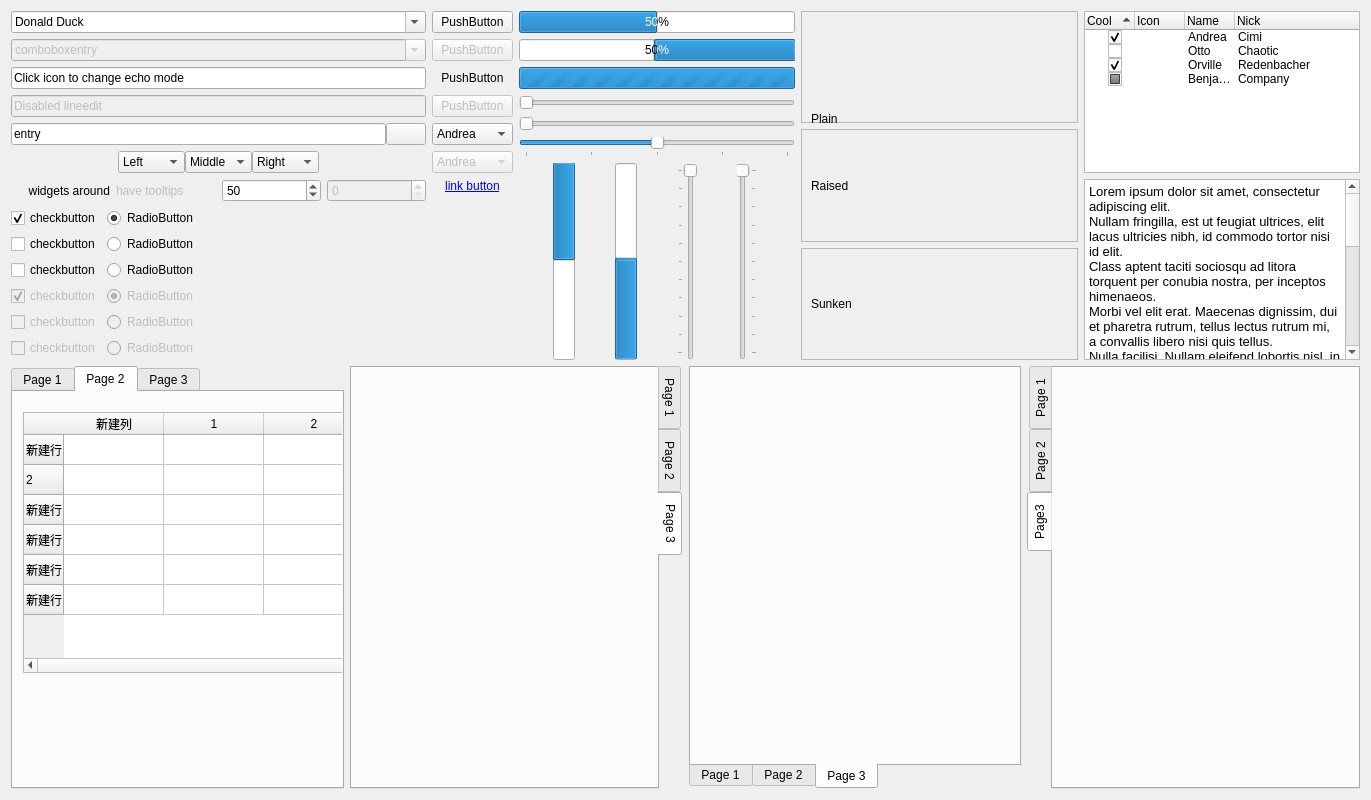
<?xml version="1.0" encoding="UTF-8"?>
<ui version="4.0">
 <class>WidgetFactory</class>
 <widget class="QWidget" name="WidgetFactory">
  <property name="geometry">
   <rect>
    <x>0</x>
    <y>0</y>
    <width>1371</width>
    <height>800</height>
   </rect>
  </property>
  <property name="windowTitle">
   <string>Form</string>
  </property>
  <layout class="QGridLayout" name="gridLayout_5">
   <item row="0" column="0">
    <widget class="QComboBox" name="combobox">
     <property name="toolTip">
      <string>QComboBox</string>
     </property>
     <property name="editable">
      <bool>true</bool>
     </property>
     <item>
      <property name="text">
       <string>Donald Duck</string>
      </property>
     </item>
     <item>
      <property name="text">
       <string>Mickey Mouse</string>
      </property>
     </item>
     <item>
      <property name="text">
       <string>Jet McQuack</string>
      </property>
     </item>
    </widget>
   </item>
   <item row="0" column="3" rowspan="8">
    <layout class="QGridLayout" name="gridLayout">
     <property name="sizeConstraint">
      <enum>QLayout::SetDefaultConstraint</enum>
     </property>
     <item row="0" column="0">
      <widget class="QFrame" name="frame">
       <property name="minimumSize">
        <size>
         <width>0</width>
         <height>112</height>
        </size>
       </property>
       <property name="frameShape">
        <enum>QFrame::StyledPanel</enum>
       </property>
       <property name="frameShadow">
        <enum>QFrame::Plain</enum>
       </property>
       <layout class="QGridLayout" name="gridLayout_2">
        <item row="0" column="0">
         <widget class="QDockWidget" name="dockWidget">
          <property name="features">
           <set>QDockWidget::NoDockWidgetFeatures</set>
          </property>
          <widget class="QWidget" name="dockWidgetContents"/>
         </widget>
        </item>
        <item row="2" column="0">
         <widget class="QLabel" name="label_4">
          <property name="minimumSize">
           <size>
            <width>163</width>
            <height>96</height>
           </size>
          </property>
          <property name="text">
           <string>Plain</string>
          </property>
         </widget>
        </item>
        <item row="1" column="0">
         <widget class="QDockWidget" name="dockWidget_2">
          <property name="features">
           <set>QDockWidget::DockWidgetMovable</set>
          </property>
          <widget class="QWidget" name="dockWidgetContents_2"/>
         </widget>
        </item>
       </layout>
      </widget>
     </item>
     <item row="1" column="0">
      <widget class="QFrame" name="frame_2">
       <property name="minimumSize">
        <size>
         <width>179</width>
         <height>113</height>
        </size>
       </property>
       <property name="frameShape">
        <enum>QFrame::StyledPanel</enum>
       </property>
       <property name="frameShadow">
        <enum>QFrame::Raised</enum>
       </property>
       <layout class="QGridLayout" name="gridLayout_3">
        <item row="0" column="0">
         <widget class="QLabel" name="label_5">
          <property name="text">
           <string>Raised</string>
          </property>
         </widget>
        </item>
       </layout>
      </widget>
     </item>
     <item row="2" column="0">
      <widget class="QFrame" name="frame_3">
       <property name="minimumSize">
        <size>
         <width>179</width>
         <height>112</height>
        </size>
       </property>
       <property name="frameShape">
        <enum>QFrame::StyledPanel</enum>
       </property>
       <property name="frameShadow">
        <enum>QFrame::Raised</enum>
       </property>
       <layout class="QGridLayout" name="gridLayout_4">
        <item row="0" column="0">
         <widget class="QLabel" name="label_6">
          <property name="text">
           <string>Sunken</string>
          </property>
         </widget>
        </item>
       </layout>
      </widget>
     </item>
    </layout>
   </item>
   <item row="1" column="0">
    <widget class="QComboBox" name="disabled_combobox">
     <property name="enabled">
      <bool>false</bool>
     </property>
     <property name="toolTip">
      <string>QComboBox</string>
     </property>
     <property name="editable">
      <bool>true</bool>
     </property>
     <item>
      <property name="text">
       <string>comboboxentry</string>
      </property>
     </item>
    </widget>
   </item>
   <item row="5" column="0">
    <layout class="QHBoxLayout" name="horizontalLayout_2">
     <property name="spacing">
      <number>0</number>
     </property>
     <item>
      <spacer name="horizontalSpacer">
       <property name="orientation">
        <enum>Qt::Horizontal</enum>
       </property>
       <property name="sizeHint" stdset="0">
        <size>
         <width>40</width>
         <height>20</height>
        </size>
       </property>
      </spacer>
     </item>
     <item>
      <widget class="QComboBox" name="combobox1">
       <property name="toolTip">
        <string>QComboBox</string>
       </property>
       <item>
        <property name="text">
         <string>Left</string>
        </property>
       </item>
       <item>
        <property name="text">
         <string>Middle</string>
        </property>
       </item>
       <item>
        <property name="text">
         <string>Right</string>
        </property>
       </item>
      </widget>
     </item>
     <item>
      <widget class="QComboBox" name="combobox2">
       <property name="toolTip">
        <string>QComboBox</string>
       </property>
       <property name="currentIndex">
        <number>1</number>
       </property>
       <item>
        <property name="text">
         <string>Left</string>
        </property>
       </item>
       <item>
        <property name="text">
         <string>Middle</string>
        </property>
       </item>
       <item>
        <property name="text">
         <string>Right</string>
        </property>
       </item>
      </widget>
     </item>
     <item>
      <widget class="QComboBox" name="combobox3">
       <property name="toolTip">
        <string>QComboBox</string>
       </property>
       <property name="currentIndex">
        <number>2</number>
       </property>
       <item>
        <property name="text">
         <string>Left</string>
        </property>
       </item>
       <item>
        <property name="text">
         <string>Middle</string>
        </property>
       </item>
       <item>
        <property name="text">
         <string>Right</string>
        </property>
       </item>
      </widget>
     </item>
     <item>
      <spacer name="horizontalSpacer_3">
       <property name="orientation">
        <enum>Qt::Horizontal</enum>
       </property>
       <property name="sizeHint" stdset="0">
        <size>
         <width>40</width>
         <height>20</height>
        </size>
       </property>
      </spacer>
     </item>
    </layout>
   </item>
   <item row="0" column="1" rowspan="8">
    <layout class="QVBoxLayout" name="verticalLayout_2">
     <item>
      <widget class="QPushButton" name="pushbutton">
       <property name="text">
        <string>PushButton</string>
       </property>
      </widget>
     </item>
     <item>
      <widget class="QPushButton" name="pushbutton2">
       <property name="enabled">
        <bool>false</bool>
       </property>
       <property name="text">
        <string>PushButton</string>
       </property>
      </widget>
     </item>
     <item>
      <widget class="QPushButton" name="pushbutton3">
       <property name="enabled">
        <bool>true</bool>
       </property>
       <property name="text">
        <string>PushButton</string>
       </property>
       <property name="autoExclusive">
        <bool>false</bool>
       </property>
       <property name="flat">
        <bool>true</bool>
       </property>
      </widget>
     </item>
     <item>
      <widget class="QPushButton" name="pushbutton4">
       <property name="enabled">
        <bool>false</bool>
       </property>
       <property name="text">
        <string>PushButton</string>
       </property>
      </widget>
     </item>
     <item>
      <widget class="QComboBox" name="combobox4">
       <item>
        <property name="text">
         <string>Andrea</string>
        </property>
       </item>
       <item>
        <property name="text">
         <string>Otto</string>
        </property>
       </item>
       <item>
        <property name="text">
         <string>Orville</string>
        </property>
       </item>
       <item>
        <property name="text">
         <string>Benjamin</string>
        </property>
       </item>
      </widget>
     </item>
     <item>
      <widget class="QComboBox" name="combobox5">
       <property name="enabled">
        <bool>false</bool>
       </property>
       <item>
        <property name="text">
         <string>Andrea</string>
        </property>
       </item>
       <item>
        <property name="text">
         <string>Otto</string>
        </property>
       </item>
       <item>
        <property name="text">
         <string>Orville</string>
        </property>
       </item>
       <item>
        <property name="text">
         <string>Benjamin</string>
        </property>
       </item>
      </widget>
     </item>
     <item>
      <widget class="QLabel" name="label_3">
       <property name="text">
        <string>&lt;a href=&quot;https://github.com/FedoraQt/adwaita-qt&quot;&gt;link button&lt;/a&gt;</string>
       </property>
       <property name="alignment">
        <set>Qt::AlignCenter</set>
       </property>
      </widget>
     </item>
     <item>
      <spacer name="verticalSpacer_2">
       <property name="orientation">
        <enum>Qt::Vertical</enum>
       </property>
       <property name="sizeHint" stdset="0">
        <size>
         <width>20</width>
         <height>40</height>
        </size>
       </property>
      </spacer>
     </item>
    </layout>
   </item>
   <item row="6" column="0">
    <layout class="QHBoxLayout" name="horizontalLayout_3">
     <item>
      <widget class="QLabel" name="label">
       <property name="toolTip">
        <string>QLabel</string>
       </property>
       <property name="text">
        <string>widgets around</string>
       </property>
       <property name="alignment">
        <set>Qt::AlignRight|Qt::AlignTrailing|Qt::AlignVCenter</set>
       </property>
      </widget>
     </item>
     <item>
      <widget class="QLabel" name="label_2">
       <property name="enabled">
        <bool>false</bool>
       </property>
       <property name="toolTip">
        <string>QLabel</string>
       </property>
       <property name="text">
        <string>have tooltips</string>
       </property>
      </widget>
     </item>
     <item>
      <widget class="QSpinBox" name="spinBox">
       <property name="toolTip">
        <string>QSpinBox</string>
       </property>
       <property name="value">
        <number>50</number>
       </property>
      </widget>
     </item>
     <item>
      <widget class="QSpinBox" name="spinBox_2">
       <property name="enabled">
        <bool>false</bool>
       </property>
       <property name="toolTip">
        <string>QSpinBox</string>
       </property>
      </widget>
     </item>
    </layout>
   </item>
   <item row="2" column="0">
    <widget class="QLineEdit" name="linedit">
     <property name="toolTip">
      <string>QLineEdit</string>
     </property>
     <property name="text">
      <string>Click icon to change echo mode</string>
     </property>
     <property name="clearButtonEnabled">
      <bool>false</bool>
     </property>
    </widget>
   </item>
   <item row="0" column="2" rowspan="8">
    <layout class="QVBoxLayout" name="verticalLayout_3">
     <item>
      <widget class="QProgressBar" name="progressbar_horizontal">
       <property name="value">
        <number>50</number>
       </property>
      </widget>
     </item>
     <item>
      <widget class="QProgressBar" name="progressbar_horizontal2">
       <property name="value">
        <number>50</number>
       </property>
       <property name="invertedAppearance">
        <bool>true</bool>
       </property>
       <property name="textDirection">
        <enum>QProgressBar::TopToBottom</enum>
       </property>
      </widget>
     </item>
     <item>
      <widget class="QProgressBar" name="progressbar_horizontal3">
       <property name="minimum">
        <number>0</number>
       </property>
       <property name="maximum">
        <number>0</number>
       </property>
       <property name="value">
        <number>50</number>
       </property>
       <property name="textVisible">
        <bool>true</bool>
       </property>
       <property name="invertedAppearance">
        <bool>false</bool>
       </property>
      </widget>
     </item>
     <item>
      <widget class="QSlider" name="horizontalslider">
       <property name="maximum">
        <number>100</number>
       </property>
       <property name="orientation">
        <enum>Qt::Horizontal</enum>
       </property>
      </widget>
     </item>
     <item>
      <widget class="QSlider" name="horizontalslider2">
       <property name="enabled">
        <bool>false</bool>
       </property>
       <property name="maximum">
        <number>100</number>
       </property>
       <property name="orientation">
        <enum>Qt::Horizontal</enum>
       </property>
       <property name="invertedAppearance">
        <bool>false</bool>
       </property>
      </widget>
     </item>
     <item>
      <widget class="QSlider" name="horizontalslider3">
       <property name="maximum">
        <number>100</number>
       </property>
       <property name="singleStep">
        <number>25</number>
       </property>
       <property name="pageStep">
        <number>25</number>
       </property>
       <property name="value">
        <number>50</number>
       </property>
       <property name="orientation">
        <enum>Qt::Horizontal</enum>
       </property>
       <property name="tickPosition">
        <enum>QSlider::TicksBelow</enum>
       </property>
       <property name="tickInterval">
        <number>25</number>
       </property>
      </widget>
     </item>
     <item>
      <layout class="QHBoxLayout" name="horizontalLayout_11">
       <item>
        <widget class="QProgressBar" name="progressbar_vertical">
         <property name="value">
          <number>50</number>
         </property>
         <property name="orientation">
          <enum>Qt::Vertical</enum>
         </property>
         <property name="invertedAppearance">
          <bool>true</bool>
         </property>
        </widget>
       </item>
       <item>
        <widget class="QProgressBar" name="progressbar_vertical2">
         <property name="value">
          <number>50</number>
         </property>
         <property name="orientation">
          <enum>Qt::Vertical</enum>
         </property>
         <property name="invertedAppearance">
          <bool>false</bool>
         </property>
        </widget>
       </item>
       <item>
        <widget class="QSlider" name="verticalslider">
         <property name="maximum">
          <number>100</number>
         </property>
         <property name="orientation">
          <enum>Qt::Vertical</enum>
         </property>
         <property name="invertedAppearance">
          <bool>true</bool>
         </property>
         <property name="tickPosition">
          <enum>QSlider::TicksAbove</enum>
         </property>
        </widget>
       </item>
       <item>
        <widget class="QSlider" name="verticalslider2">
         <property name="enabled">
          <bool>false</bool>
         </property>
         <property name="maximum">
          <number>100</number>
         </property>
         <property name="orientation">
          <enum>Qt::Vertical</enum>
         </property>
         <property name="invertedAppearance">
          <bool>true</bool>
         </property>
         <property name="tickPosition">
          <enum>QSlider::TicksBelow</enum>
         </property>
        </widget>
       </item>
      </layout>
     </item>
    </layout>
   </item>
   <item row="4" column="0">
    <layout class="QHBoxLayout" name="horizontalLayout" stretch="0,0">
     <property name="spacing">
      <number>0</number>
     </property>
     <property name="sizeConstraint">
      <enum>QLayout::SetDefaultConstraint</enum>
     </property>
     <item>
      <widget class="QLineEdit" name="lineedit2">
       <property name="toolTip">
        <string>QLineEdit</string>
       </property>
       <property name="text">
        <string>entry</string>
       </property>
      </widget>
     </item>
     <item>
      <widget class="QPushButton" name="button">
       <property name="text">
        <string/>
       </property>
       <property name="icon">
        <iconset theme="dialog-cancel">
         <normaloff>.</normaloff>.</iconset>
       </property>
      </widget>
     </item>
    </layout>
   </item>
   <item row="0" column="4" rowspan="6">
    <widget class="QTreeWidget" name="treeview">
     <property name="alternatingRowColors">
      <bool>false</bool>
     </property>
     <property name="uniformRowHeights">
      <bool>false</bool>
     </property>
     <property name="sortingEnabled">
      <bool>true</bool>
     </property>
     <property name="animated">
      <bool>true</bool>
     </property>
     <property name="headerHidden">
      <bool>false</bool>
     </property>
     <property name="columnCount">
      <number>4</number>
     </property>
     <attribute name="headerCascadingSectionResizes">
      <bool>false</bool>
     </attribute>
     <attribute name="headerDefaultSectionSize">
      <number>50</number>
     </attribute>
     <attribute name="headerHighlightSections">
      <bool>false</bool>
     </attribute>
     <attribute name="headerShowSortIndicator" stdset="0">
      <bool>true</bool>
     </attribute>
     <column>
      <property name="text">
       <string>Cool</string>
      </property>
     </column>
     <column>
      <property name="text">
       <string>Icon</string>
      </property>
     </column>
     <column>
      <property name="text">
       <string>Name</string>
      </property>
     </column>
     <column>
      <property name="text">
       <string>Nick</string>
      </property>
     </column>
     <item>
      <property name="text">
       <string/>
      </property>
      <property name="checkState">
       <enum>Checked</enum>
      </property>
      <property name="text">
       <string/>
      </property>
      <property name="icon">
       <iconset theme="emblem-default-symbolic">
        <normaloff>.</normaloff>.</iconset>
      </property>
      <property name="text">
       <string>Andrea</string>
      </property>
      <property name="text">
       <string>Cimi</string>
      </property>
     </item>
     <item>
      <property name="text">
       <string/>
      </property>
      <property name="checkState">
       <enum>Unchecked</enum>
      </property>
      <property name="text">
       <string/>
      </property>
      <property name="icon">
       <iconset theme="emblem-important-symbolic">
        <normaloff>.</normaloff>.</iconset>
      </property>
      <property name="text">
       <string>Otto</string>
      </property>
      <property name="text">
       <string>Chaotic</string>
      </property>
      <property name="flags">
       <set>ItemIsSelectable|ItemIsDragEnabled|ItemIsDropEnabled|ItemIsUserCheckable|ItemIsEnabled|ItemIsUserTristate</set>
      </property>
     </item>
     <item>
      <property name="text">
       <string/>
      </property>
      <property name="checkState">
       <enum>Checked</enum>
      </property>
      <property name="text">
       <string/>
      </property>
      <property name="icon">
       <iconset theme="weather-clear-night-symbolic">
        <normaloff>.</normaloff>.</iconset>
      </property>
      <property name="text">
       <string>Orville</string>
      </property>
      <property name="text">
       <string>Redenbacher</string>
      </property>
     </item>
     <item>
      <property name="text">
       <string/>
      </property>
      <property name="checkState">
       <enum>PartiallyChecked</enum>
      </property>
      <property name="text">
       <string/>
      </property>
      <property name="icon">
       <iconset theme="user-home-symbolic">
        <normaloff>.</normaloff>.</iconset>
      </property>
      <property name="text">
       <string>Benjamin</string>
      </property>
      <property name="text">
       <string>Company</string>
      </property>
     </item>
    </widget>
   </item>
   <item row="7" column="0">
    <layout class="QHBoxLayout" name="horizontalLayout_10">
     <item>
      <layout class="QVBoxLayout" name="verticalLayout">
       <item>
        <layout class="QHBoxLayout" name="horizontalLayout_4">
         <item>
          <widget class="QCheckBox" name="checkbox">
           <property name="toolTip">
            <string>QCheckBox</string>
           </property>
           <property name="text">
            <string>checkbutton</string>
           </property>
           <property name="checked">
            <bool>true</bool>
           </property>
          </widget>
         </item>
         <item>
          <widget class="QRadioButton" name="radiobutton">
           <property name="toolTip">
            <string>QRadioButton</string>
           </property>
           <property name="text">
            <string>RadioButton</string>
           </property>
           <property name="checked">
            <bool>true</bool>
           </property>
           <property name="autoExclusive">
            <bool>false</bool>
           </property>
          </widget>
         </item>
        </layout>
       </item>
       <item>
        <layout class="QHBoxLayout" name="horizontalLayout_5">
         <item>
          <widget class="QCheckBox" name="checkbox2">
           <property name="toolTip">
            <string>QCheckBox</string>
           </property>
           <property name="text">
            <string>checkbutton</string>
           </property>
          </widget>
         </item>
         <item>
          <widget class="QRadioButton" name="radiobutton2">
           <property name="toolTip">
            <string>QRadioButton</string>
           </property>
           <property name="text">
            <string>RadioButton</string>
           </property>
          </widget>
         </item>
        </layout>
       </item>
       <item>
        <layout class="QHBoxLayout" name="horizontalLayout_6">
         <item>
          <widget class="QCheckBox" name="checkbox3">
           <property name="toolTip">
            <string>QCheckBox</string>
           </property>
           <property name="text">
            <string>checkbutton</string>
           </property>
           <property name="checkable">
            <bool>true</bool>
           </property>
           <property name="tristate">
            <bool>false</bool>
           </property>
          </widget>
         </item>
         <item>
          <widget class="QRadioButton" name="radiobutton3">
           <property name="toolTip">
            <string>QRadioButton</string>
           </property>
           <property name="text">
            <string>RadioButton</string>
           </property>
          </widget>
         </item>
        </layout>
       </item>
       <item>
        <layout class="QHBoxLayout" name="horizontalLayout_7">
         <item>
          <widget class="QCheckBox" name="checkbox4">
           <property name="enabled">
            <bool>false</bool>
           </property>
           <property name="toolTip">
            <string>QCheckBox</string>
           </property>
           <property name="text">
            <string>checkbutton</string>
           </property>
           <property name="checked">
            <bool>true</bool>
           </property>
          </widget>
         </item>
         <item>
          <widget class="QRadioButton" name="radiobutton4">
           <property name="enabled">
            <bool>false</bool>
           </property>
           <property name="toolTip">
            <string>QRadioButton</string>
           </property>
           <property name="text">
            <string>RadioButton</string>
           </property>
           <property name="checked">
            <bool>true</bool>
           </property>
           <property name="autoExclusive">
            <bool>false</bool>
           </property>
          </widget>
         </item>
        </layout>
       </item>
       <item>
        <layout class="QHBoxLayout" name="horizontalLayout_8">
         <item>
          <widget class="QCheckBox" name="checkbox5">
           <property name="enabled">
            <bool>false</bool>
           </property>
           <property name="toolTip">
            <string>QCheckBox</string>
           </property>
           <property name="text">
            <string>checkbutton</string>
           </property>
          </widget>
         </item>
         <item>
          <widget class="QRadioButton" name="radiobutton5">
           <property name="enabled">
            <bool>false</bool>
           </property>
           <property name="toolTip">
            <string>QRadioButton</string>
           </property>
           <property name="text">
            <string>RadioButton</string>
           </property>
           <property name="autoExclusive">
            <bool>false</bool>
           </property>
          </widget>
         </item>
        </layout>
       </item>
       <item>
        <layout class="QHBoxLayout" name="horizontalLayout_9">
         <item>
          <widget class="QCheckBox" name="checkbox6">
           <property name="enabled">
            <bool>false</bool>
           </property>
           <property name="toolTip">
            <string>QCheckBox</string>
           </property>
           <property name="text">
            <string>checkbutton</string>
           </property>
          </widget>
         </item>
         <item>
          <widget class="QRadioButton" name="radiobutton6">
           <property name="enabled">
            <bool>false</bool>
           </property>
           <property name="toolTip">
            <string>QRadioButton</string>
           </property>
           <property name="text">
            <string>RadioButton</string>
           </property>
           <property name="autoExclusive">
            <bool>false</bool>
           </property>
          </widget>
         </item>
        </layout>
       </item>
      </layout>
     </item>
     <item>
      <spacer name="horizontalSpacer_2">
       <property name="orientation">
        <enum>Qt::Horizontal</enum>
       </property>
       <property name="sizeHint" stdset="0">
        <size>
         <width>228</width>
         <height>20</height>
        </size>
       </property>
      </spacer>
     </item>
    </layout>
   </item>
   <item row="6" column="4" rowspan="2">
    <widget class="QTextEdit" name="textEdit">
     <property name="html">
      <string>&lt;!DOCTYPE HTML PUBLIC &quot;-//W3C//DTD HTML 4.0//EN&quot; &quot;http://www.w3.org/TR/REC-html40/strict.dtd&quot;&gt;
&lt;html&gt;&lt;head&gt;&lt;meta name=&quot;qrichtext&quot; content=&quot;1&quot; /&gt;&lt;meta charset=&quot;utf-8&quot; /&gt;&lt;style type=&quot;text/css&quot;&gt;
p, li { white-space: pre-wrap; }
hr { height: 1px; border-width: 0; }
li.unchecked::marker { content: &quot;\2610&quot;; }
li.checked::marker { content: &quot;\2612&quot;; }
&lt;/style&gt;&lt;/head&gt;&lt;body style=&quot; font-family:'Microsoft YaHei UI'; font-size:9pt; font-weight:400; font-style:normal;&quot;&gt;
&lt;p style=&quot; margin-top:0px; margin-bottom:0px; margin-left:0px; margin-right:0px; -qt-block-indent:0; text-indent:0px;&quot;&gt;&lt;span style=&quot; font-family:'Sans Serif'; font-size:10pt;&quot;&gt;Lorem ipsum dolor sit amet, consectetur adipiscing elit.&lt;/span&gt;&lt;/p&gt;
&lt;p style=&quot; margin-top:0px; margin-bottom:0px; margin-left:0px; margin-right:0px; -qt-block-indent:0; text-indent:0px;&quot;&gt;&lt;span style=&quot; font-family:'Sans Serif'; font-size:10pt;&quot;&gt;Nullam fringilla, est ut feugiat ultrices, elit lacus ultricies nibh, id commodo tortor nisi id elit.&lt;/span&gt;&lt;/p&gt;
&lt;p style=&quot; margin-top:0px; margin-bottom:0px; margin-left:0px; margin-right:0px; -qt-block-indent:0; text-indent:0px;&quot;&gt;&lt;span style=&quot; font-family:'Sans Serif'; font-size:10pt;&quot;&gt;Class aptent taciti sociosqu ad litora torquent per conubia nostra, per inceptos himenaeos.&lt;/span&gt;&lt;/p&gt;
&lt;p style=&quot; margin-top:0px; margin-bottom:0px; margin-left:0px; margin-right:0px; -qt-block-indent:0; text-indent:0px;&quot;&gt;&lt;span style=&quot; font-family:'Sans Serif'; font-size:10pt;&quot;&gt;Morbi vel elit erat. Maecenas dignissim, dui et pharetra rutrum, tellus lectus rutrum mi, a convallis libero nisi quis tellus.&lt;/span&gt;&lt;/p&gt;
&lt;p style=&quot; margin-top:0px; margin-bottom:0px; margin-left:0px; margin-right:0px; -qt-block-indent:0; text-indent:0px;&quot;&gt;&lt;span style=&quot; font-family:'Sans Serif'; font-size:10pt;&quot;&gt;Nulla facilisi. Nullam eleifend lobortis nisl, in porttitor tellus malesuada vitae.&lt;/span&gt;&lt;/p&gt;
&lt;p style=&quot; margin-top:0px; margin-bottom:0px; margin-left:0px; margin-right:0px; -qt-block-indent:0; text-indent:0px;&quot;&gt;&lt;span style=&quot; font-family:'Sans Serif'; font-size:10pt;&quot;&gt;Aenean lacus tellus, pellentesque quis molestie quis, fringilla in arcu.&lt;/span&gt;&lt;/p&gt;
&lt;p style=&quot; margin-top:0px; margin-bottom:0px; margin-left:0px; margin-right:0px; -qt-block-indent:0; text-indent:0px;&quot;&gt;&lt;span style=&quot; font-family:'Sans Serif'; font-size:10pt;&quot;&gt;Duis elementum, tellus sed tristique semper, metus metus accumsan augue, et porttitor augue orci a libero.&lt;/span&gt;&lt;/p&gt;
&lt;p style=&quot; margin-top:0px; margin-bottom:0px; margin-left:0px; margin-right:0px; -qt-block-indent:0; text-indent:0px;&quot;&gt;&lt;span style=&quot; font-family:'Sans Serif'; font-size:10pt;&quot;&gt;Ut sed justo ac felis placerat laoreet sed id sem. Proin mattis tincidunt odio vitae tristique.&lt;/span&gt;&lt;/p&gt;
&lt;p style=&quot; margin-top:0px; margin-bottom:0px; margin-left:0px; margin-right:0px; -qt-block-indent:0; text-indent:0px;&quot;&gt;&lt;span style=&quot; font-family:'Sans Serif'; font-size:10pt;&quot;&gt;Morbi massa libero, congue vitae scelerisque vel, ultricies vel nisl.&lt;/span&gt;&lt;/p&gt;
&lt;p style=&quot; margin-top:0px; margin-bottom:0px; margin-left:0px; margin-right:0px; -qt-block-indent:0; text-indent:0px;&quot;&gt;&lt;span style=&quot; font-family:'Sans Serif'; font-size:10pt;&quot;&gt;Vestibulum in tortor diam, quis aliquet quam. Praesent ut justo neque, tempus rutrum est.&lt;/span&gt;&lt;/p&gt;
&lt;p style=&quot; margin-top:0px; margin-bottom:0px; margin-left:0px; margin-right:0px; -qt-block-indent:0; text-indent:0px;&quot;&gt;&lt;span style=&quot; font-family:'Sans Serif'; font-size:10pt;&quot;&gt;Duis eu lectus quam. Vivamus eget metus a mauris molestie venenatis pulvinar eleifend nisi.&lt;/span&gt;&lt;/p&gt;
&lt;p style=&quot; margin-top:0px; margin-bottom:0px; margin-left:0px; margin-right:0px; -qt-block-indent:0; text-indent:0px;&quot;&gt;&lt;span style=&quot; font-family:'Sans Serif'; font-size:10pt;&quot;&gt;Nulla facilisi. Pellentesque at dolor sit amet purus dapibus pulvinar molestie quis neque.&lt;/span&gt;&lt;/p&gt;
&lt;p style=&quot; margin-top:0px; margin-bottom:0px; margin-left:0px; margin-right:0px; -qt-block-indent:0; text-indent:0px;&quot;&gt;&lt;span style=&quot; font-family:'Sans Serif'; font-size:10pt;&quot;&gt;Suspendisse feugiat quam quis dolor accumsan cursus.&lt;/span&gt;&lt;/p&gt;&lt;/body&gt;&lt;/html&gt;</string>
     </property>
    </widget>
   </item>
   <item row="8" column="0" colspan="5">
    <layout class="QHBoxLayout" name="horizontalLayout_12">
     <item>
      <widget class="QTabWidget" name="tabWidget">
       <property name="currentIndex">
        <number>1</number>
       </property>
       <widget class="QWidget" name="tab">
        <attribute name="title">
         <string>Page 1</string>
        </attribute>
       </widget>
       <widget class="QWidget" name="tab_2">
        <attribute name="title">
         <string>Page 2</string>
        </attribute>
        <widget class="QTableWidget" name="tableWidget">
         <property name="geometry">
          <rect>
           <x>10</x>
           <y>20</y>
           <width>501</width>
           <height>261</height>
          </rect>
         </property>
         <property name="editTriggers">
          <set>QAbstractItemView::NoEditTriggers</set>
         </property>
         <property name="selectionMode">
          <enum>QAbstractItemView::SingleSelection</enum>
         </property>
         <property name="selectionBehavior">
          <enum>QAbstractItemView::SelectRows</enum>
         </property>
         <row>
          <property name="text">
           <string>新建行</string>
          </property>
         </row>
         <row>
          <property name="text">
           <string>2</string>
          </property>
         </row>
         <row>
          <property name="text">
           <string>新建行</string>
          </property>
         </row>
         <row>
          <property name="text">
           <string>新建行</string>
          </property>
         </row>
         <row>
          <property name="text">
           <string>新建行</string>
          </property>
         </row>
         <row>
          <property name="text">
           <string>新建行</string>
          </property>
         </row>
         <column>
          <property name="text">
           <string>新建列</string>
          </property>
         </column>
         <column>
          <property name="text">
           <string>1</string>
          </property>
         </column>
         <column>
          <property name="text">
           <string>2</string>
          </property>
         </column>
         <column>
          <property name="text">
           <string>4</string>
          </property>
         </column>
         <column>
          <property name="text">
           <string>5</string>
          </property>
         </column>
         <column>
          <property name="text">
           <string>6</string>
          </property>
         </column>
        </widget>
       </widget>
       <widget class="QWidget" name="tab_9">
        <attribute name="title">
         <string>Page 3</string>
        </attribute>
       </widget>
      </widget>
     </item>
     <item>
      <widget class="QTabWidget" name="tabWidget_2">
       <property name="tabPosition">
        <enum>QTabWidget::East</enum>
       </property>
       <property name="currentIndex">
        <number>2</number>
       </property>
       <widget class="QWidget" name="tab_3">
        <attribute name="title">
         <string>Page 1</string>
        </attribute>
       </widget>
       <widget class="QWidget" name="tab_4">
        <attribute name="title">
         <string>Page 2</string>
        </attribute>
       </widget>
       <widget class="QWidget" name="tab_10">
        <attribute name="title">
         <string>Page 3</string>
        </attribute>
       </widget>
      </widget>
     </item>
     <item>
      <widget class="QTabWidget" name="tabWidget_3">
       <property name="tabPosition">
        <enum>QTabWidget::South</enum>
       </property>
       <property name="currentIndex">
        <number>2</number>
       </property>
       <widget class="QWidget" name="tab_5">
        <attribute name="title">
         <string>Page 1</string>
        </attribute>
       </widget>
       <widget class="QWidget" name="tab_6">
        <attribute name="title">
         <string>Page 2</string>
        </attribute>
       </widget>
       <widget class="QWidget" name="tab_11">
        <attribute name="title">
         <string>Page 3</string>
        </attribute>
       </widget>
      </widget>
     </item>
     <item>
      <widget class="QTabWidget" name="tabWidget_4">
       <property name="tabPosition">
        <enum>QTabWidget::West</enum>
       </property>
       <property name="currentIndex">
        <number>2</number>
       </property>
       <widget class="QWidget" name="tab_7">
        <attribute name="title">
         <string>Page 1</string>
        </attribute>
       </widget>
       <widget class="QWidget" name="tab_8">
        <attribute name="title">
         <string>Page 2</string>
        </attribute>
       </widget>
       <widget class="QWidget" name="tab_12">
        <attribute name="title">
         <string>Page3</string>
        </attribute>
       </widget>
      </widget>
     </item>
    </layout>
   </item>
   <item row="3" column="0">
    <widget class="QLineEdit" name="disabled_lineedit">
     <property name="enabled">
      <bool>false</bool>
     </property>
     <property name="text">
      <string>Disabled lineedit</string>
     </property>
    </widget>
   </item>
  </layout>
 </widget>
 <resources/>
 <connections/>
</ui>
